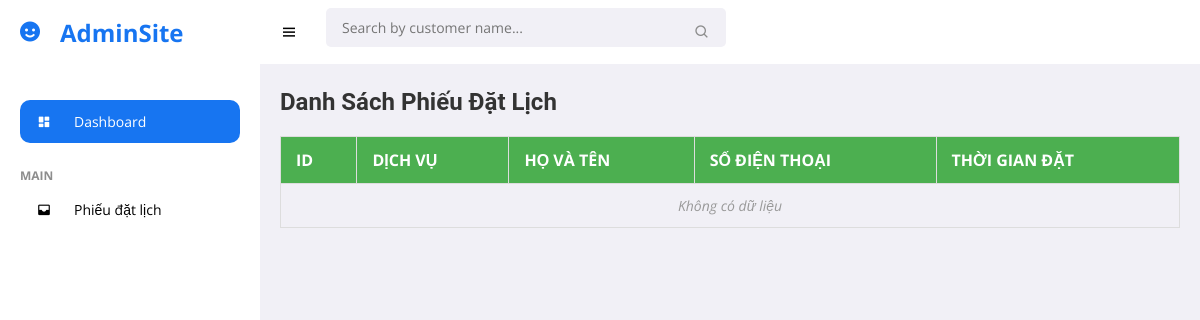
Before: /Admin/booking/booking.php with the older database file.
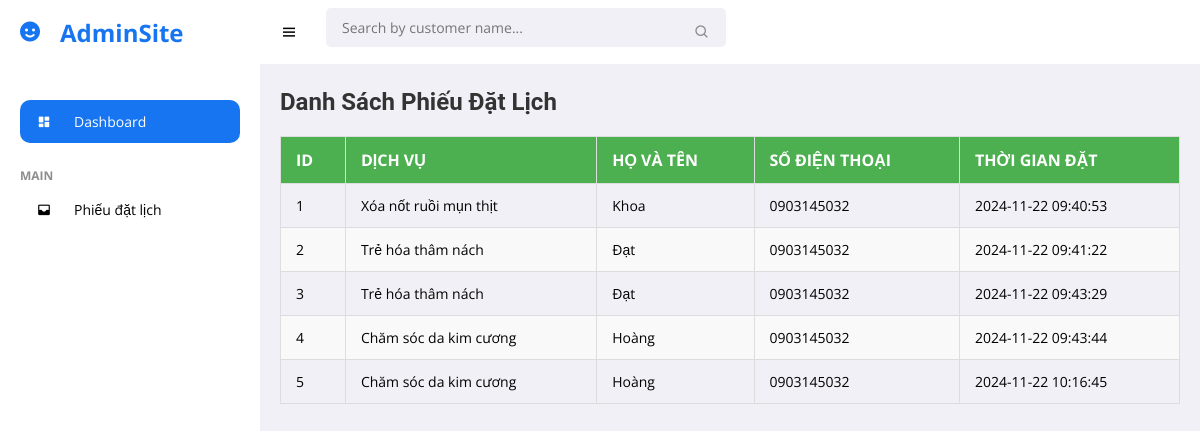
After: the same page with the newer database file.
### tables this page shows
CREATE TABLE `phieu_dat` (
  `id` int(11) NOT NULL,
  `id_dichvu` int(11) NOT NULL,
  `ten_dichvu` varchar(255) NOT NULL,
  `ho_va_ten` varchar(100) NOT NULL,
  `so_dien_thoai` varchar(15) NOT NULL,
  `thoi_gian_dat` datetime DEFAULT current_timestamp()
);

### Admin/booking/booking.php (the view, shortened to what this page needs)
<?php
$db = Database::getInstance();
$conn = $db->getConnection();
$query = "SELECT * FROM phieu_dat";
$result = $conn->query($query);
?>
<!DOCTYPE html>
<html lang="en">
<head>
    <link href='https://unpkg.com/boxicons@2.0.9/css/boxicons.min.css' rel='stylesheet'>
    <link rel="stylesheet" href="../style.css">
</head>
<body>
    <section id="sidebar">
        <a href="#" class="brand"><i class='bx bxs-smile icon'></i> AdminSite</a>
        <ul class="side-menu">
            <li><a href="../index.php" class="active"><i class='bx bxs-dashboard icon'></i> Dashboard</a></li>
            <li class="divider" data-text="main">Main</li>
            <li>
                <a href="#"><i class='bx bxs-inbox icon'></i> Phiếu đặt lịch </a>
            </li>
        </ul>
    </section>
    <section id="content">
        <nav>
            <i class='bx bx-menu toggle-sidebar'></i>
            <form action="" method="POST">
                <div class="form-group">
                    <input type="text" name="search" id="search" placeholder="Search by customer name..." oninput="searchCustomer()" autocomplete="off">
                    <i class='bx bx-search icon'></i>
                </div>
            </form>
        </nav>
        <main>
            <h1>Danh Sách Phiếu Đặt Lịch</h1>
            <table class="table">
                <thead>
                    <tr>
                        <th>ID</th>
                        <th>Dịch Vụ</th>
                        <th>Họ và Tên</th>
                        <th>Số Điện Thoại</th>
                        <th>Thời Gian Đặt</th>
                    </tr>
                </thead>
                <tbody id="customerData">
                    <?php
                    if ($result->num_rows > 0) {
                        while ($row = $result->fetch_assoc()) {
                            echo '<tr>';
                            echo '<td>' . $row['id'] . '</td>';
                            echo '<td>' . $row['ten_dichvu'] . '</td>';
                            echo '<td>' . $row['ho_va_ten'] . '</td>';
                            echo '<td>' . $row['so_dien_thoai'] . '</td>';
                            echo '<td>' . $row['thoi_gian_dat'] . '</td>';
                            echo '</tr>';
                        }
                    } else {
                        echo '<tr><td colspan="5">Không có dữ liệu</td></tr>';
                    }
                    ?>
                </tbody>
            </table>
        </main>
    </section>
</body>
</html>

### Admin/style.css (style rules this page uses)
* { font-family: 'Open Sans', sans-serif; margin: 0; padding: 0; box-sizing: border-box; }
:root { --grey: #F1F0F6; --dark-grey: #8D8D8D; --light: #fff; --dark: #000; --green: #81D43A; --light-green: #E3FFCB; --blue: #1775F1; --light-blue: #D0E4FF; --dark-blue: #0C5FCD; --red: #FC3B56; }
html { overflow-x: hidden; }
body { background: var(--grey); overflow-x: hidden; }
a { text-decoration: none; }
li { list-style: none; }
#sidebar { position: fixed; max-width: 260px; width: 100%; background: var(--light); top: 0; left: 0; height: 100%; overflow-y: auto; scrollbar-width: none; transition: all .3s ease; z-index: 200; }
#sidebar .brand { font-size: 24px; display: flex; align-items: center; height: 64px; font-weight: 700; color: var(--blue); position: sticky; top: 0; left: 0; z-index: 100; background: var(--light); transition: all .3s ease; padding: 0 6px; }
#sidebar .icon { min-width: 48px; display: flex; justify-content: center; align-items: center; margin-right: 6px; }
#sidebar .side-menu { margin: 36px 0; padding: 0 20px; transition: all .3s ease; }
#sidebar .side-menu a { display: flex; align-items: center; font-size: 14px; color: var(--dark); padding: 12px 16px 12px 0; transition: all .3s ease; border-radius: 10px; margin: 4px 0; white-space: nowrap; }
#sidebar .side-menu > li > a.active, #sidebar .side-menu > li > a.active:hover { background: var(--blue); color: var(--light); }
#sidebar .divider { margin-top: 24px; font-size: 12px; text-transform: uppercase; font-weight: 700; color: var(--dark-grey); transition: all .3s ease; white-space: nowrap; }
#content { position: relative; width: calc(100% - 260px); left: 260px; transition: all .3s ease; }
nav { background: var(--light); height: 64px; padding: 0 20px; display: flex; align-items: center; grid-gap: 28px; position: sticky; top: 0; left: 0; z-index: 100; }
nav .toggle-sidebar { font-size: 18px; cursor: pointer; }
nav form { max-width: 400px; width: 100%; margin-right: auto; }
nav .form-group { position: relative; }
nav .form-group input { width: 100%; background: var(--grey); border-radius: 5px; border: none; outline: none; padding: 10px 36px 10px 16px; transition: all .3s ease; }
nav .form-group .icon { position: absolute; top: 50%; transform: translateY(-50%); right: 16px; color: var(--dark-grey); }
main { width: 100%; padding: 24px 20px 20px 20px; }

### Admin/booking/booking.php (style rules this page uses)
table.table { width: 100%; border-collapse: collapse; margin-top: 20px; font-family: Arial, sans-serif; }
table.table th, table.table td { padding: 12px 15px; text-align: left; border: 1px solid #ddd; }
table.table th { background-color: #4CAF50; color: white; text-transform: uppercase; font-weight: bold; font-size: 16px; }
table.table tr:nth-child(even) { background-color: #f9f9f9; }
table.table td { font-size: 14px; }
h1 { font-size: 24px; color: #333; font-weight: 600; margin-bottom: 20px; font-family: 'Roboto', sans-serif; }
.form-group input { width: 100%; padding: 8px; margin-bottom: 10px; font-size: 14px; border-radius: 4px; border: 1px solid #ddd; }
table.table td[colspan="5"] { text-align: center; font-style: italic; color: #999; }

Changed rows visible on the page:
added phieu_dat: id "1", ten_dichvu "Xóa nốt ruồi mụn thịt", ho_va_ten "Khoa", so_dien_thoai "0903145032", thoi_gian_dat "2024-11-22 09:40:53"
added phieu_dat: id "2", ten_dichvu "Trẻ hóa thâm nách", ho_va_ten "Đạt", so_dien_thoai "0903145032", thoi_gian_dat "2024-11-22 09:41:22"
added phieu_dat: id "3", ten_dichvu "Trẻ hóa thâm nách", ho_va_ten "Đạt", so_dien_thoai "0903145032", thoi_gian_dat "2024-11-22 09:43:29"
added phieu_dat: id "4", ten_dichvu "Chăm sóc da kim cương", ho_va_ten "Hoàng", so_dien_thoai "0903145032", thoi_gian_dat "2024-11-22 09:43:44"
added phieu_dat: id "5", ten_dichvu "Chăm sóc da kim cương", ho_va_ten "Hoàng", so_dien_thoai "0903145032", thoi_gian_dat "2024-11-22 10:16:45"
Other visible differences:
text no longer shown: "Không có dữ liệu"
